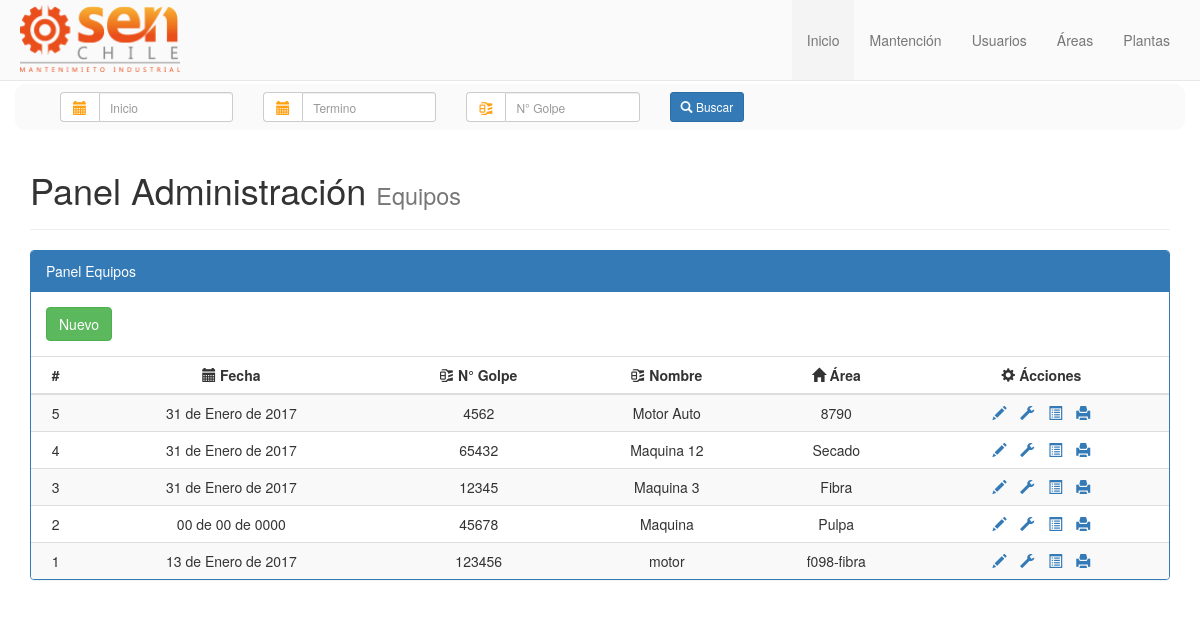
The page /index.php/prueba on the database its author committed.
### tables this page shows
CREATE TABLE `panel` (
  `id_panel` int(11) NOT NULL,
  `num_golpe` int(11) NOT NULL,
  `nombre_equipo` varchar(100) DEFAULT NULL,
  `area` varchar(100) NOT NULL,
  `fecha` date NOT NULL
);

### application/libraries/Layout.php (called while the page is built, shortened)
<?php if ( ! defined('BASEPATH') ) exit('No direct script access allowed');
class Layout
{
	private $CI;
	public $layout		= 'default';
	public function __construct($layout = 'default')
	{
		$this->CI		=& get_instance();
		$this->layout	= $layout;
	}
	function setLayout($layout)
	{
		$this->layout	= $layout;
	}
	function view($view = null, $data = null, $return = false)
	{
		$layout			= "layouts/{$this->layout}";
		$vista			= (substr($view, 0, 1) == '/' ? $view : "{$this->CI->router->directory}{$this->CI->router->class}/{$view}");
		$load_view		= array('content_for_layout' => $this->CI->load->view($vista, $data, true));
		if ( $return )
			return $this->CI->load->view($layout, $load_view, true);
		else
			$this->CI->load->view($layout, $load_view, false);
	}
}

### application/controllers/Prueba.php (called while the page is built, shortened)
<?php
class Prueba extends CI_Controller
{
	public function __construct(){
		$this->layout->setLayout("frontend");
	}
	public function index()
	{
		$datos=$this->prueba_model->getTodos();
		$this->layout->view('index',compact('datos'));
	}
}

### index.php (called while the page is built, shortened)
<?php
require_once BASEPATH.'core/CodeIgniter.php';

### application/models/Prueba_model.php (called while the page is built, shortened)
<?php
class Prueba_model extends CI_Model
{
	public function getTodos()
	{
		$query = $this->db
				->select("id_panel,fecha,num_golpe,nombre_equipo,area")
				->from('panel')
				->order_by("id_panel","desc")
				->get();
		return $query->result();
	}
}

### application/helpers/utilidades_helper.php (called while the page is built, shortened)
<?php
    if(!function_exists("fecha"))
    {
        function fecha($fecha){
          $dia=substr($fecha,8,2);
          $mes=substr($fecha,5,2);
          $anio=substr($fecha,0,4);
        switch ($mes){
          case '01':
          $mes="Enero";
          break;
        }
        $fecha=$dia." de ".$mes." de ".$anio;
        return $fecha;
        }
    }

### application/views/prueba/index.php (the view, shortened to what this page needs)
<div class="container cuerpo">
	<div class="row container-fluid bg-submenu">
		<form class="navbar-form navbar-left" role="search">
	  		<div class="form-group col-sm-3">
	  			<div class="input-group">
      				<div class="input-group-addon bg-white"><span class="glyphicon glyphicon-calendar gly-color"></span></div>
      					<input type="text" class="form-control input-sm" id="date-inicio" placeholder="Inicio">
    			</div>
	  		</div>
	  		<div class="form-group col-sm-3">
	  			<div class="input-group">
      				<div class="input-group-addon bg-white"><span class="glyphicon glyphicon-calendar gly-color"></span></div>
      					<input type="text" class="form-control input-sm" id="date-termino" placeholder="Termino">
    			</div>
	  		</div>
    		<div class="form-group col-sm-3">
    			<div class="input-group">
      				<div class="input-group-addon bg-white">
      					<span class="glyphicon glyphicon-compressed gly-color"></span>
      				</div>
      					<input type="text" class="form-control input-sm" id="" placeholder="N° Golpe">
    			</div>
    		</div>
    		<div class="form-group col-sm-2">
		  		<button type="submit" class="btn btn-primary btn-sm">
		  			<span class="glyphicon glyphicon-search"></span> Buscar
		  		</button>
	  		</div>
		</form>
	</div>
	<div class="row container">
		<div class="page-header">
  			<h1>Panel Administración <small>Equipos</small></h1>
		</div>
		<div class="panel panel-primary">
  			<div class="panel-heading">Panel Equipos</div>
  			<div class="panel-body">
    			<a href="<?php echo base_url()?>prueba/add" class="btn btn-success">Nuevo</a>
    			<br>
 			</div>
  			<div class="table-responsive">
	  			<table class="table table-striped table-hover text-center">
		  			<thead>
						<tr>
							<th class="text-center">#</th>
							<th class="text-center"><span class="glyphicon glyphicon-calendar"></span> Fecha</th>
							<th class="text-center"><span class="glyphicon glyphicon-compressed"></span> N° Golpe</th>
							<th class="text-center"><span class="glyphicon glyphicon-compressed"></span> Nombre</th>
							<th class="text-center"><span class="glyphicon glyphicon-home"></span> Área</th>
							<th class="text-center"><span class="glyphicon glyphicon-cog"></span> Ácciones</th>
						</tr>
					</thead>
					<tbody>
						<?php
							foreach ($datos as $dato)
							{
						?>
							<tr>
								<td><?php echo $dato->id_panel?></td>
								<td><?php echo fecha($dato->fecha)?></td>
								<td><?php echo $dato->num_golpe?></td>
								<td><?php echo $dato->nombre_equipo?></td>
								<td><?php echo $dato->area?></td>
								<td>
									<a href="<?php echo base_url()?>prueba/edit/<?php echo $dato->id_panel?>" class="link-icon" data-toggle="tooltip" data-placement="left" title="Editar"><span class="glyphicon glyphicon-pencil"></span></a>
									<a href="<?php echo base_url()?>prueba/delete/<?php echo $dato->id_panel?>" class="link-icon" data-toggle="tooltip" data-placement="left" title="Mantención"><span class="glyphicon glyphicon-wrench"></span></a>
									<a href="#" class="link-icon" data-toggle="tooltip" data-placement="left" title="Reporte"><span class="glyphicon glyphicon-list-alt"></span></a>
									<a href="#" class="link-icon" data-toggle="tooltip" data-placement="left" title="Imprimir"><span class="glyphicon glyphicon-print"></span></a>
								</td>
							</tr>
						<?php
							}
						?>
					</tbody>
	   			</table>
   			</div>
		</div>
	</div>
</div>

### application/views/layouts/frontend.php (shortened to what this page needs)
<!DOCTYPE html>
<html lang="es">
<head>
        <?php echo '<link rel="stylesheet" href="'.base_url().'public/css/bootstrap.min.css"/>'; ?>
        <?php echo '<link rel="stylesheet" href="'.base_url().'public/css/jquery-ui.min.css"/>'; ?>
        <?php echo '<link rel="stylesheet" href="'.base_url().'public/css/estilos.css"/>'; ?>
</head>
<body>
		<nav class="navbar navbar-default navbar-static-top menu-principal">
    	<div class="container">
      		<div class="navbar-header">
        		<a class="navbar-brand" href="./index.php"><img src="<?php echo base_url();?>public/img/marca.png"></a>
      		</div>
      		<div id="navbar3" class="navbar-collapse collapse">
        		<ul class="nav navbar-nav navbar-right">
          			<li class="activo"><a href="<?php echo base_url()?>home">Inicio</a></li>
                <li class="dropdown">
                  <a href="<?php echo base_url()?>mantencion">Mantención</a>
                </li>
          			<li class="dropdown">
            			<a href="<?php echo base_url()?>usuarios">Usuarios</a>
          			</li>
          			<li class="dropdown">
                  <a href="<?php echo base_url()?>areas" >Áreas</a>
          			</li>
          			<li class="dropdown">
            			<a href="<?php echo base_url()?>empresa">Plantas</a>
          			</li>
        		</ul>
      		</div>
    	</div>
  	</nav>
	<?php echo $content_for_layout;
     ?>
</body>
</html>

### public/css/estilos.css (style rules this page uses)
.navbar-brand { padding:0px }
.navbar-brand>img { height:100%;padding:5px;width:auto }
.menu-principal .navbar-brand { height:80px }
.menu-principal .nav>li>a { padding-top:30px;padding-bottom:30px }
.menu-principal ul .activo { background:#f4f4f4 }
.menu-principal { margin-bottom:0px;background:#fafafa }
.cuerpo { background:#fff }
.cuerpo .gly-color { color:#ffa114 }
.cuerpo .bg-white { background:#fff }
.cuerpo .bg-submenu { background:#fafafa;border-radius:10px;margin-top:3px }
.link-icon span { padding:0px 5px }

### rows shown on the page
panel: id_panel "5", fecha "31 de Enero de 2017", num_golpe "4562", nombre_equipo "Motor Auto", area "8790"
panel: id_panel "4", fecha "31 de Enero de 2017", num_golpe "65432", nombre_equipo "Maquina 12", area "Secado"
panel: id_panel "3", fecha "31 de Enero de 2017", num_golpe "12345", nombre_equipo "Maquina 3", area "Fibra"
panel: id_panel "2", fecha "00 de 00 de 0000", num_golpe "45678", nombre_equipo "Maquina", area "Pulpa"
panel: id_panel "1", fecha "13 de Enero de 2017", num_golpe "123456", nombre_equipo "motor", area "f098-fibra"
